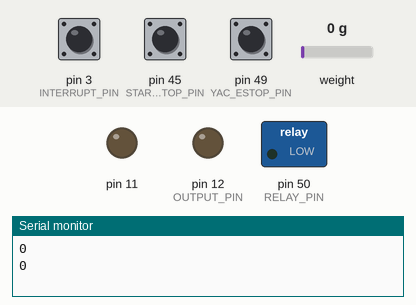
Simulated run of this sketch. Board: Arduino Mega 2560, built with avr-gcc and run on an emulated ATmega2560. On the bench: switched loads named in the sketch (green lamp = pin HIGH), output pins drawn as LEDs (lit = HIGH), the last lines printed to the serial monitor. The test bench sets the inputs (shaded band); at power-on: pin 45 (START_STOP_PIN) LOW, pin 49 (YAC_ESTOP_PIN) HIGH, weight on the scale 0 g, pin 3 (INTERRUPT_PIN) HIGH.

Above: at 2.2 s.
2.3 s: pin 45 (START_STOP_PIN) pulled HIGH for 0.15 s
At 2.4 s:
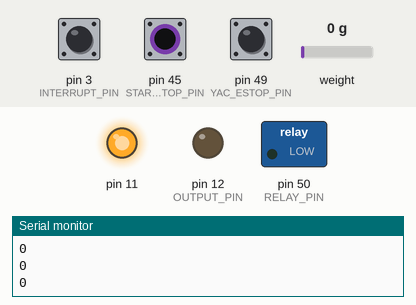
4.0 s: pin 49 (YAC_ESTOP_PIN) pulled LOW for 0.15 s
At 4.11 s:
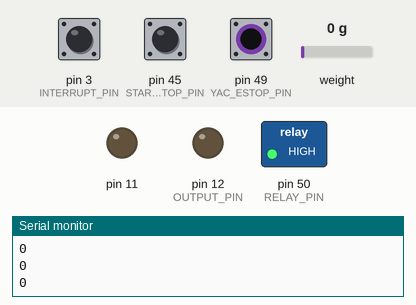
5.7 s: pin 49 (YAC_ESTOP_PIN) pulled LOW for 3.2 s
At 10.0 s:
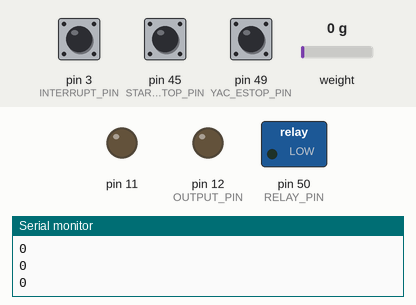
10.4 s: pin 45 (START_STOP_PIN) pulled HIGH for 3.2 s
At 11.3 s:
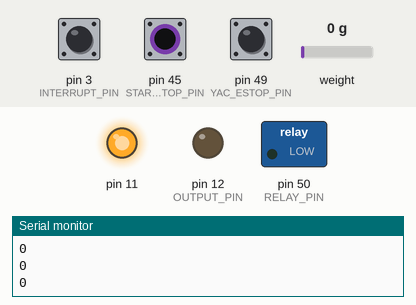
15.1 s: pin 45 (START_STOP_PIN) driven HIGH and pin 49 (YAC_ESTOP_PIN) driven LOW
At 15.5 s:
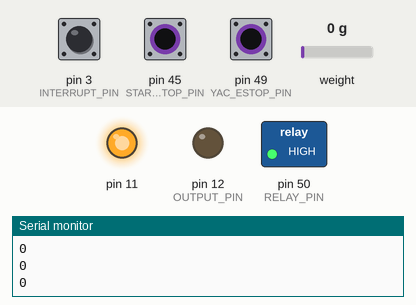
16.6 s: weight on the scale set to 100 g
At 18.0 s:
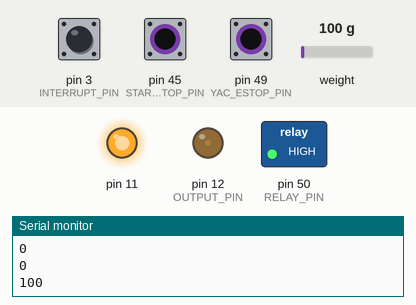
Timing chart, 0 to 19.1 s (numbered marks = the images above; inputs shaded):
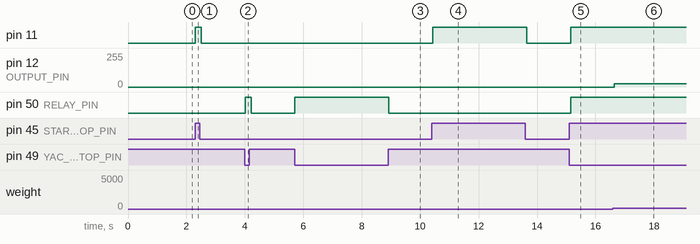

The sketch:

ece303_lab6_main_controller.ino
```cpp
#include "HX711.h"		// https://github.com/bogde/HX711

#define DOUT  5
#define CLK  2

HX711 scale(DOUT, CLK);

#define INTERRUPT_PIN 3  // digital pin 3, reads in pulses from rotary encoder
#define LOAD_CELL_PIN 5  // analog pin 5, input pin for load cell
#define OUTPUT_PIN    12 // digital pin 12, output pin for PWM signal (linearly dependent on load cell value)
#define YAC_ESTOP_PIN 49 // digital pin 49, receives signal from DAQ if an alarm goes off
#define RELAY_PIN     50 // digital pin 50, relay to control motor for emergency shutdown

#define START_STOP_PIN	45
int start_stop_flag;

volatile int rpm = 0;  // initialize pulse counter

int duty_cycle;
int input_load;
float calibration_factor = -6266660;

int max_load = 100;

unsigned long start_millis = 0;
unsigned long current_millis;

void setup() {
  Serial.begin(9600);
  Serial1.begin(9600);

  scale.set_scale();
  scale.tare();             //Reset the scale to 0

  pinMode(INTERRUPT_PIN, INPUT_PULLUP);     // use the internal pullup resistor on the interrupt pin (ensures no floating voltages)
  attachInterrupt(digitalPinToInterrupt(INTERRUPT_PIN), count_pulses, RISING); // trigger interrupt routine on the RISING edge of the signal

  pinMode(RELAY_PIN, OUTPUT);               // digital output pin for relay
  pinMode(YAC_ESTOP_PIN, INPUT);		    // digital input pin for estop signal from DAQ

  pinMode(START_STOP_PIN, INPUT);
  pinMode(11, OUTPUT);
}

void loop() {

  if (digitalRead(YAC_ESTOP_PIN) == LOW) {
    digitalWrite(RELAY_PIN, HIGH);      // if out of e-stop, close relay
  }
  else if (digitalRead(YAC_ESTOP_PIN) == HIGH) {
    digitalWrite(RELAY_PIN, LOW);      // open relay & cut power to motor
  }

  current_millis = millis();

  scale.set_scale(calibration_factor);  //Calibration Factor obtained from first sketch
  input_load = scale.get_units()*1000;  //Up to 3 decimal points
  // Adjust load cell value so that it does not exceed range of 0-100g
  if (input_load > max_load) {
    input_load = max_load;
  }
  else if (input_load < 0) {
    input_load = 0;
  }

  duty_cycle = map(input_load, 0, 1023, 0, 255);    // map the input voltage (from 0 to 1023) to the duty cycle output (from 0 to 255)

  if (digitalRead(START_STOP_PIN) == HIGH)
  {
  	analogWrite(OUTPUT_PIN, duty_cycle);                // write the load cell dependent duty cycle to the analog output pin
  	start_stop_flag = 1;
  }
  else
  {
  	analogWrite(OUTPUT_PIN, 0);
//  	digitalWrite(13, LOW);
  	start_stop_flag = 0;
  }

  if (start_stop_flag == 1)
  	digitalWrite(11, HIGH);
  else if (start_stop_flag == 0)
  	digitalWrite(11, LOW);

  if (current_millis - start_millis >= 1000)
  {
    Serial.println(rpm);                              // print pulse counter every second
    Serial.println(input_load);
    Serial.println();
    Serial1.write(rpm % 256);
    Serial1.write(input_load); //% 256);
    rpm = 0;                                         // reset the pulse counter to 0
    start_millis = current_millis;
  }

}

// INTERRUPT ROUTINES +++++++++++++++++++++++++++++++++++++++++++++++++++++++++++++++++++

void count_pulses() {
  // increase pulse counter by one
  rpm++;
}
```

Measured:
- after the input at 2.3 s, pin 11: LOW → HIGH at once, → LOW 0.20 s later
- after the input at 4.0 s, pin 50 (RELAY_PIN): LOW → HIGH at once, → LOW 0.20 s later
- after the input at 5.7 s, pin 50 (RELAY_PIN): LOW → HIGH at once, → LOW 3.2 s later
- after the input at 10.4 s, pin 11: LOW → HIGH at once, → LOW 3.2 s later
- after the input at 15.1 s, pin 11, pin 50 (RELAY_PIN): LOW → HIGH after 0.05 s
- after the input at 16.6 s, pin 12 (OUTPUT_PIN): 0/255 → 24/255 after 0.05 s
